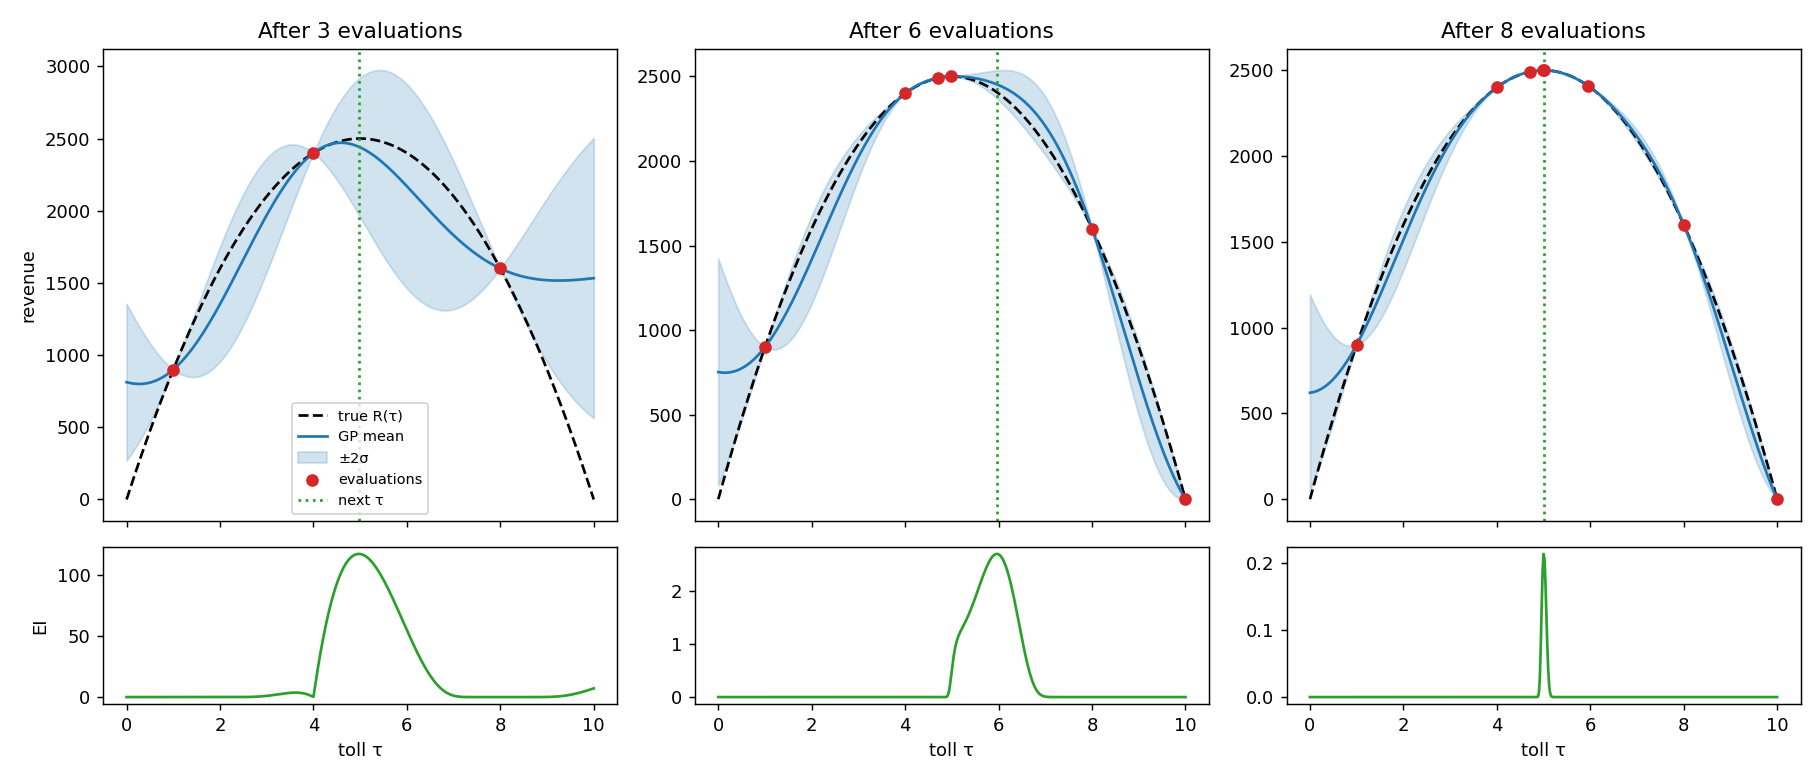

This figure's Python source:
"""
Single road, single toll operator: revenue maximisation.

Part 1: exact solution (very doable by hand on paper as well)
Part 2: Bayesian Optimisation with a hand-written Gaussian Process
"""
import numpy as np
import matplotlib
matplotlib.use("Agg")
import matplotlib.pyplot as plt
from scipy.stats import norm

# ----------------------------------------------------------------------
# 1. The "expensive model" (here cheap, but we treat it as a black box)
# ----------------------------------------------------------------------
N, TAU_MAX = 1000, 10.0
#tau = toll level
#N = total amount of travelers (if tau = 0)
#TAU_MAX = toll level for which no travelers use the road

def demand(tau):
    """Number of drivers that still use the road at toll tau."""
    return N * (1 - tau / TAU_MAX)


def revenue(tau):
    """Operator's objective: R(tau) = tau * D(tau)."""
    return tau * demand(tau)


# Analytical optimum for R = N*tau*(1 - tau/tau_max): tau* = tau_max / 2
tau_star = TAU_MAX / 2
print(f"Exact solution: tau* = {tau_star:.2f}, R* = {revenue(tau_star):.1f}")


# ----------------------------------------------------------------------
# 2. Gaussian Process (RBF kernel), from scratch
# ----------------------------------------------------------------------
def rbf(a, b, length, sigma_f):
    d2 = (a[:, None] - b[None, :]) ** 2
    return sigma_f**2 * np.exp(-0.5 * d2 / length**2)


def gp_posterior(x_train, y_train, x_test, length=2.0, sigma_f=1.0, noise=1e-6):
    """Posterior mean and std at x_test (targets are standardised internally)."""
    mu_y, sd_y = y_train.mean(), y_train.std() + 1e-12
    y = (y_train - mu_y) / sd_y

    K = rbf(x_train, x_train, length, sigma_f) + noise * np.eye(len(x_train))
    Ks = rbf(x_train, x_test, length, sigma_f)
    Kss_diag = sigma_f**2 * np.ones(len(x_test))

    L = np.linalg.cholesky(K)
    alpha = np.linalg.solve(L.T, np.linalg.solve(L, y))
    mean = Ks.T @ alpha
    v = np.linalg.solve(L, Ks)
    var = np.clip(Kss_diag - np.sum(v**2, axis=0), 1e-12, None)

    return mean * sd_y + mu_y, np.sqrt(var) * sd_y


def expected_improvement(mean, std, best, xi=0.01):
    """EI for maximisation."""
    z = (mean - best - xi) / std
    return (mean - best - xi) * norm.cdf(z) + std * norm.pdf(z)


# ----------------------------------------------------------------------
# 3. Bayesian Optimisation loop
# ----------------------------------------------------------------------
grid = np.linspace(0, TAU_MAX, 501)           # candidate tolls
x_obs = np.array([1.0, 4.0, 8.0])             # initial evaluations
y_obs = revenue(x_obs)
N_ITER = 6

snapshots = []
for it in range(N_ITER):
    mean, std = gp_posterior(x_obs, y_obs, grid)
    ei = expected_improvement(mean, std, y_obs.max())
    x_next = grid[np.argmax(ei)]
    snapshots.append((x_obs.copy(), y_obs.copy(), mean, std, ei, x_next))

    print(f"iter {it}: evaluate tau = {x_next:.2f}  "
          f"(best so far: tau = {x_obs[np.argmax(y_obs)]:.2f}, R = {y_obs.max():.1f})")

    x_obs = np.append(x_obs, x_next)           # one "expensive" evaluation
    y_obs = np.append(y_obs, revenue(x_next))

best = np.argmax(y_obs)
print(f"\nBO result: tau = {x_obs[best]:.3f}, R = {y_obs[best]:.1f} "
      f"after {len(x_obs)} evaluations")
print(f"Exact:     tau = {tau_star:.3f}, R = {revenue(tau_star):.1f}")

# ----------------------------------------------------------------------
# 4. Plot: GP fit and EI at first, middle and last iteration
# ----------------------------------------------------------------------
picks = [0, N_ITER // 2, N_ITER - 1]
fig, axes = plt.subplots(2, 3, figsize=(14, 6), sharex=True,
                         gridspec_kw={"height_ratios": [3, 1]})
for col, k in enumerate(picks):
    xo, yo, m, s, ei, xn = snapshots[k]
    ax, ax_ei = axes[0, col], axes[1, col]
    ax.plot(grid, revenue(grid), "k--", label="true R(τ)")
    ax.plot(grid, m, "C0", label="GP mean")
    ax.fill_between(grid, m - 2 * s, m + 2 * s, color="C0", alpha=0.2, label="±2σ")
    ax.scatter(xo, yo, c="C3", zorder=5, label="evaluations")
    ax.axvline(xn, color="C2", ls=":", label="next τ")
    ax.set_title(f"After {len(xo)} evaluations")
    ax_ei.plot(grid, ei, "C2")
    ax_ei.set_xlabel("toll τ")
    if col == 0:
        ax.set_ylabel("revenue")
        ax_ei.set_ylabel("EI")
        ax.legend(fontsize=8, loc="lower center")
plt.tight_layout()
plt.savefig("toll_bo.png", dpi=130)
